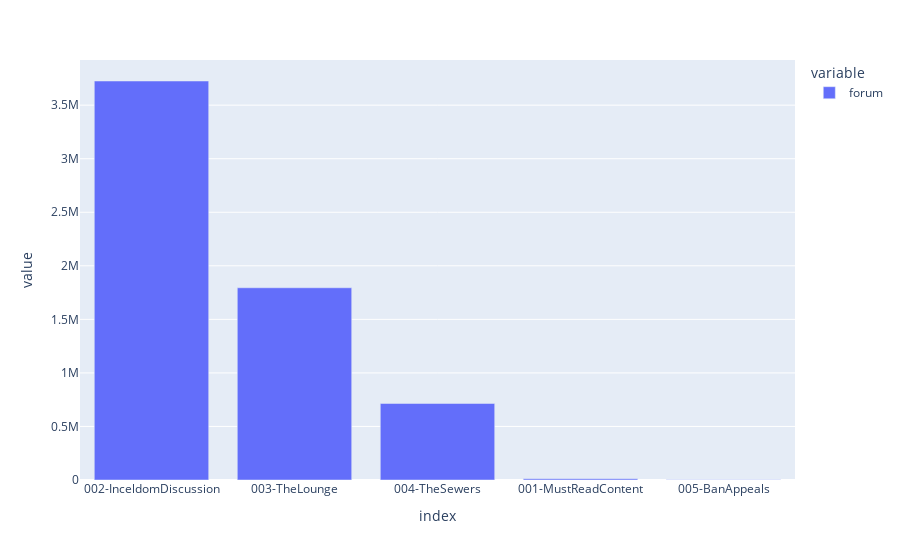

Write notebook code for a chart like this one.
### Code cell
data.forum.value_counts().plot.bar()

### Figure 1 — Plotly figure (JSON) as saved in the notebook; plotly's stock layout.template omitted (floating-point values rounded to 4 significant figures)
{"data": [{"alignmentgroup": "True", "hovertemplate": "variable=forum<br>index=%{x}<br>value=%{y}<extra></extra>", "legendgroup": "forum", "marker": {"color": "#636efa", "pattern": {"shape": ""}}, "name": "forum", "offsetgroup": "forum", "orientation": "v", "showlegend": true, "textposition": "auto", "type": "bar", "x": ["002-InceldomDiscussion", "003-TheLounge", "004-TheSewers", "001-MustReadContent", "005-BanAppeals"], "xaxis": "x", "y": [3725701, 1794926, 714612, 11476, 1514], "yaxis": "y"}], "layout": {"autosize": true, "barmode": "relative", "legend": {"title": {"text": "variable"}, "tracegroupgap": 0}, "margin": {"t": 60}, "xaxis": {"anchor": "y", "autorange": true, "domain": [0, 1], "range": [-0.5, 4.5], "title": {"text": "index"}, "type": "category"}, "yaxis": {"anchor": "x", "autorange": true, "domain": [0, 1], "range": [0, 3922000.0], "title": {"text": "value"}, "type": "linear"}}}
